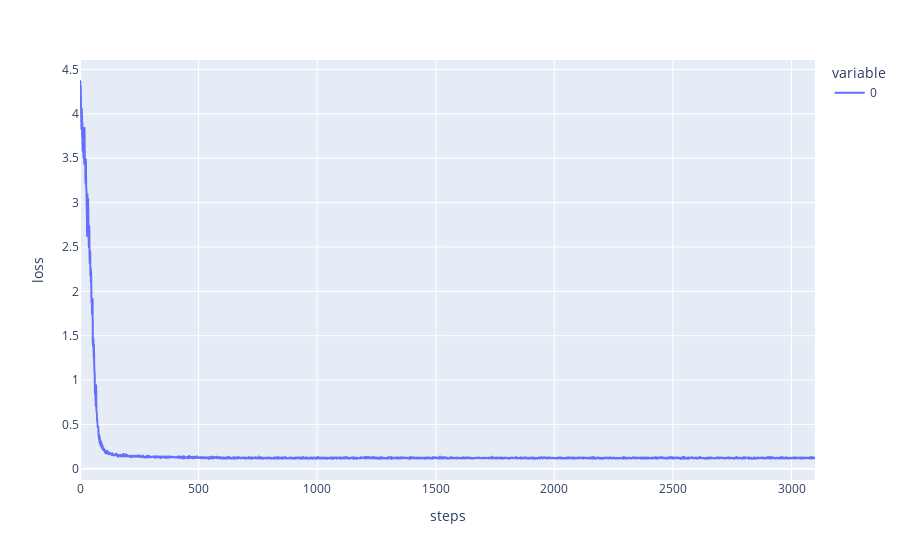

Here is the notebook cell this chart was saved with:
### Code cell
import plotly.express as px

px.line(losses, labels={"index": "steps", "value": "loss", "title": "Loss vs steps"})

### Figure 1 — Plotly figure (JSON) as saved in the notebook; plotly's stock layout.template omitted (floating-point values rounded to 4 significant figures; data arrays with more than 128 entries replaced by an {"elided": "..."} marker saying what was removed)
{"data": [{"hovertemplate": "variable=0<br>steps=%{x}<br>loss=%{y}<extra></extra>", "legendgroup": "0", "line": {"color": "#636efa", "dash": "solid"}, "marker": {"symbol": "circle"}, "mode": "lines", "name": "0", "showlegend": true, "type": "scattergl", "x": {"elided": "3100 int values"}, "xaxis": "x", "y": {"elided": "3100 float values"}, "yaxis": "y"}], "layout": {"legend": {"title": {"text": "variable"}, "tracegroupgap": 0}, "margin": {"t": 60}, "xaxis": {"anchor": "y", "domain": [0, 1], "title": {"text": "steps"}}, "yaxis": {"anchor": "x", "domain": [0, 1], "title": {"text": "loss"}}}}
